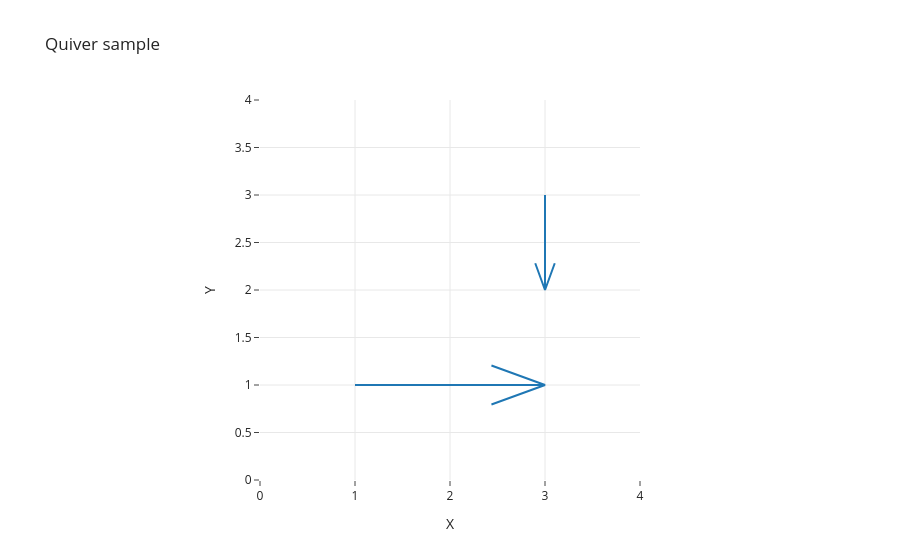

Write notebook code for a chart like this one.
### Code cell
# ベクトル
x = [1, 3]      # ベクトルのx座標
y = [1, 3]      # ベクトルのy座標
u = [2, 0]      # ベクトルのx成分
v = [0, -1]     # ベクトルのy成分

# Figure Factoryからベクトル図のFigureを作成
figure = ff.create_quiver(x, y, u, v, scale=1.)

# Layoutを作成
layout = go.Layout(
    template=template,
    title='Quiver sample',
    xaxis={
        'title': 'X',
        'range': [0, 4],
        'constrain': 'domain',
        'showline': False,
        'showgrid': True,
    },
    yaxis={
        'title': 'Y',
        'range': [0, 4],
        'scaleanchor': 'x',
        'scaleratio': 1,
    }
)

# FigureのLayoutを更新
figure.update_layout(layout)

figure

### Figure 1 — Plotly figure (JSON) as saved in the notebook; plotly's stock layout.template omitted (floating-point values rounded to 4 significant figures)
{"data": [{"mode": "lines", "type": "scatter", "x": [1, 3, null, 3, 3, null, 2.436, 3, 2.436, null, 2.897, 3, 3.103, null], "y": [1, 1, null, 3, 2, null, 0.7948, 1, 1.205, null, 2.282, 2, 2.282, null]}], "layout": {"hovermode": "closest", "title": {"text": "Quiver sample"}, "xaxis": {"constrain": "domain", "range": [0, 4], "showgrid": true, "showline": false, "title": {"text": "X"}}, "yaxis": {"range": [0, 4], "scaleanchor": "x", "scaleratio": 1, "title": {"text": "Y"}}}}
